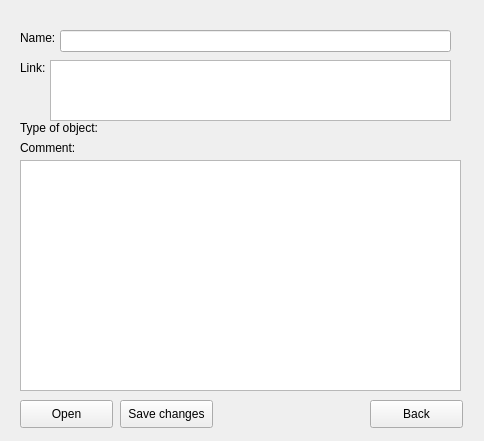
<?xml version="1.0" encoding="UTF-8"?>
<ui version="4.0">
 <class>DetailsWindow</class>
 <widget class="QWidget" name="DetailsWindow">
  <property name="geometry">
   <rect>
    <x>0</x>
    <y>0</y>
    <width>484</width>
    <height>441</height>
   </rect>
  </property>
  <property name="windowTitle">
   <string>Form</string>
  </property>
  <widget class="QLabel" name="lblName">
   <property name="geometry">
    <rect>
     <x>20</x>
     <y>30</y>
     <width>56</width>
     <height>16</height>
    </rect>
   </property>
   <property name="text">
    <string>Name:</string>
   </property>
  </widget>
  <widget class="QLabel" name="lblLink">
   <property name="geometry">
    <rect>
     <x>20</x>
     <y>60</y>
     <width>31</width>
     <height>16</height>
    </rect>
   </property>
   <property name="layoutDirection">
    <enum>Qt::LeftToRight</enum>
   </property>
   <property name="text">
    <string>Link:</string>
   </property>
   <property name="textFormat">
    <enum>Qt::AutoText</enum>
   </property>
   <property name="wordWrap">
    <bool>true</bool>
   </property>
  </widget>
  <widget class="QLabel" name="lblType">
   <property name="geometry">
    <rect>
     <x>20</x>
     <y>120</y>
     <width>201</width>
     <height>16</height>
    </rect>
   </property>
   <property name="text">
    <string>Type of object:</string>
   </property>
  </widget>
  <widget class="QLabel" name="lblComment">
   <property name="geometry">
    <rect>
     <x>20</x>
     <y>140</y>
     <width>71</width>
     <height>16</height>
    </rect>
   </property>
   <property name="text">
    <string>Comment:</string>
   </property>
  </widget>
  <widget class="QTextEdit" name="inpComment">
   <property name="geometry">
    <rect>
     <x>20</x>
     <y>160</y>
     <width>441</width>
     <height>231</height>
    </rect>
   </property>
  </widget>
  <widget class="QLineEdit" name="inpName">
   <property name="geometry">
    <rect>
     <x>60</x>
     <y>30</y>
     <width>391</width>
     <height>22</height>
    </rect>
   </property>
  </widget>
  <widget class="QTextBrowser" name="brsLink">
   <property name="geometry">
    <rect>
     <x>50</x>
     <y>60</y>
     <width>401</width>
     <height>61</height>
    </rect>
   </property>
  </widget>
  <widget class="QPushButton" name="btnOpen">
   <property name="geometry">
    <rect>
     <x>20</x>
     <y>400</y>
     <width>93</width>
     <height>28</height>
    </rect>
   </property>
   <property name="text">
    <string>Open</string>
   </property>
  </widget>
  <widget class="QPushButton" name="btnSave">
   <property name="geometry">
    <rect>
     <x>120</x>
     <y>400</y>
     <width>93</width>
     <height>28</height>
    </rect>
   </property>
   <property name="text">
    <string>Save changes</string>
   </property>
  </widget>
  <widget class="QPushButton" name="btnBack">
   <property name="geometry">
    <rect>
     <x>370</x>
     <y>400</y>
     <width>93</width>
     <height>28</height>
    </rect>
   </property>
   <property name="text">
    <string>Back</string>
   </property>
  </widget>
 </widget>
 <resources/>
 <connections/>
</ui>
